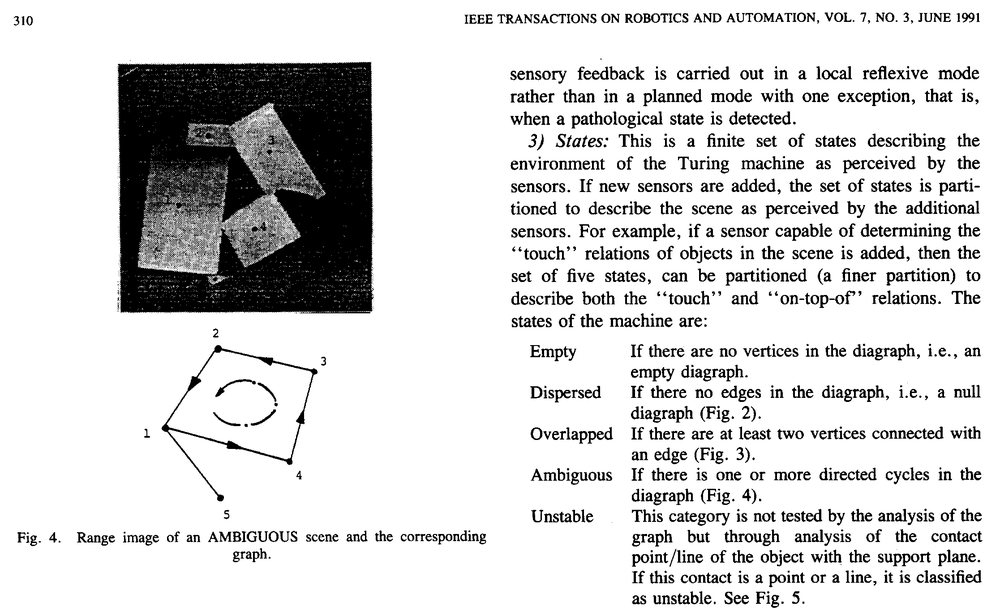
#> input picture Proj3/bitmap.pbm, 1000 x 615 px, shrunk from 2233 x 1374 before the run
$ python trabalho3.py
#> lines starting #> are read from the running program, lines starting #| are printed output that depends on the picture
import scipy
import numpy as np
import matplotlib.pyplot as plt
import cv2 as cv
import subprocess

#lendo imagem original, executando NOT e preparando copias
img = cv.imread('bitmap.pbm',0)
#> img is the input picture: shape (615, 1000); min 0, max 255, mean 215.8
img = cv.bitwise_not(img)
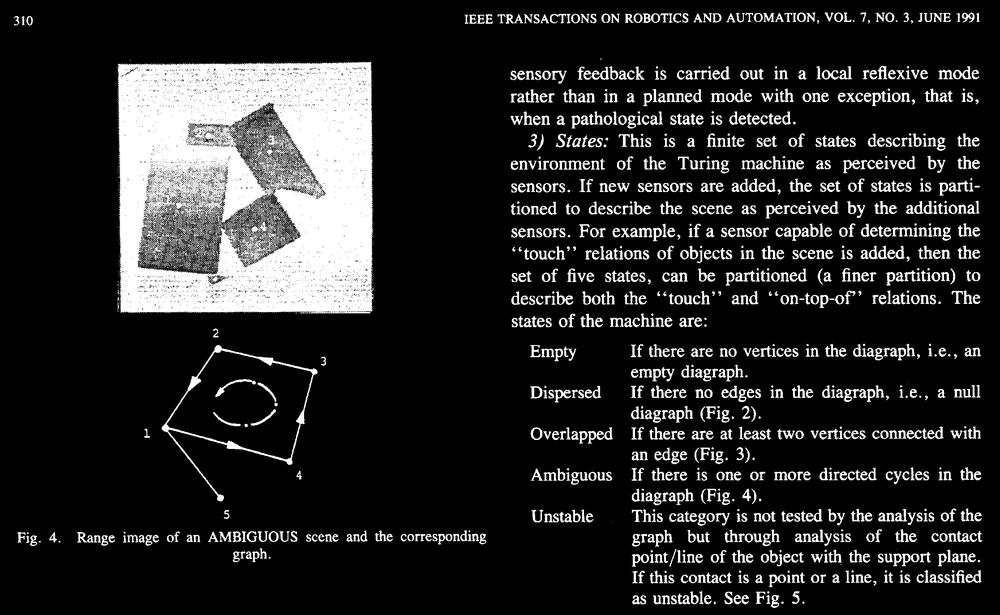
#> img: shape (615, 1000); min 0, max 255, mean 39.2
imgAfter = np.copy(img)
imgAfter2 = np.copy(img)
imgAfter3 = np.copy(img)
imgAfter4 = np.copy(img)
imgAfter5 = np.copy(img)
imgAfter6 = np.copy(img)

#dilatacao do item 1
structuring = np.ones((1,100), np.uint8)
imgAfter = cv.dilate(img,structuring)
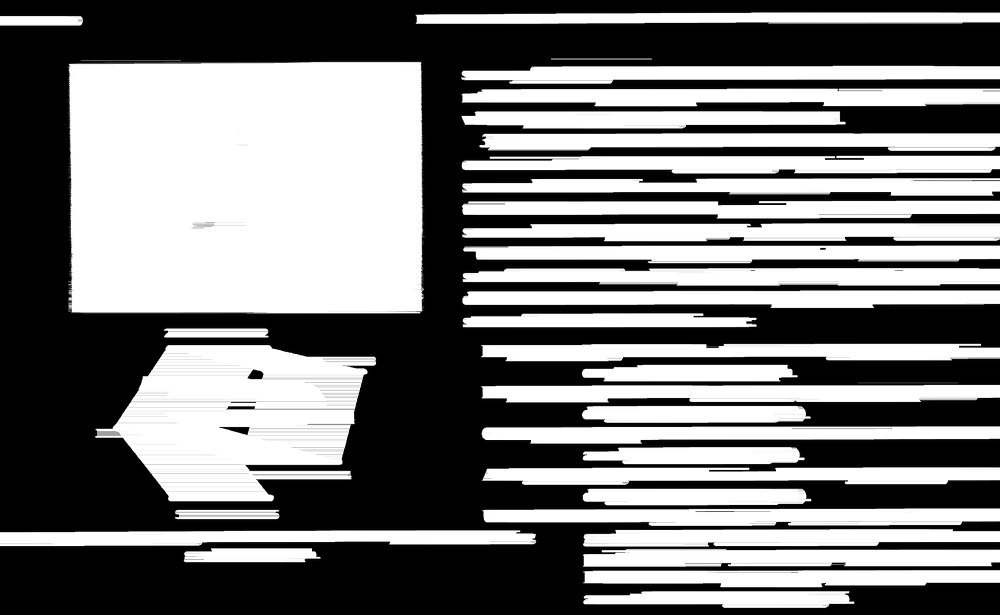
#> imgAfter: shape (615, 1000); min 0, max 255, mean 122.2
cv.imwrite('./imgAfter1.pbm', cv.bitwise_not(imgAfter))
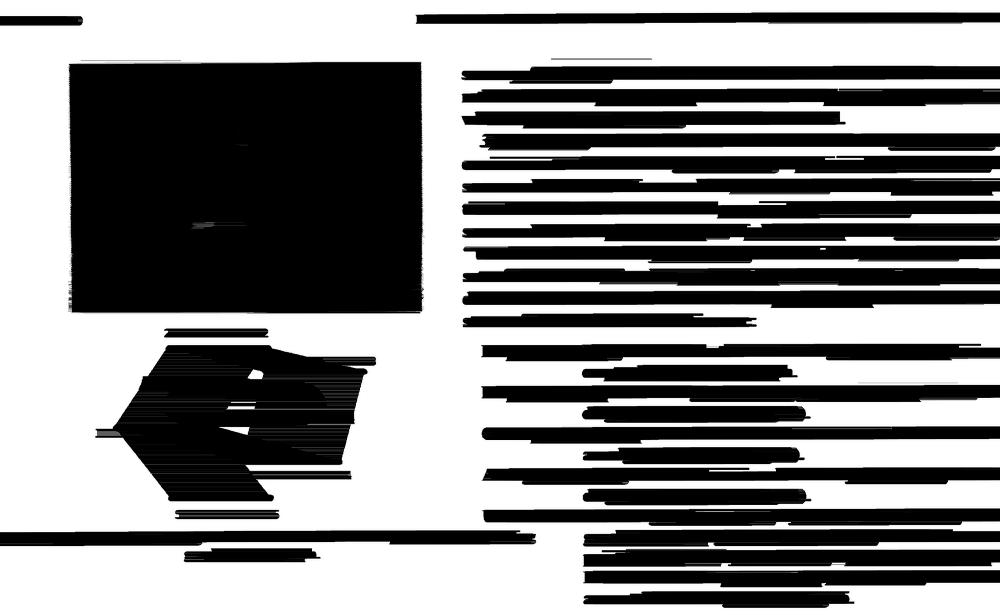
#> saved as imgAfter1.pbm: shape (615, 1000); min 0, max 255, mean 132.8

#erosao do item 2
imgAfter2 = cv.erode(imgAfter,structuring)
cv.imwrite('./imgAfter2.pbm', cv.bitwise_not(imgAfter2))

#dilatacao do item 3
structuring_3 = np.ones((200,1), np.uint8)
imgAfter3 = cv.dilate(img,structuring_3)
cv.imwrite('./imgAfter3.pbm', cv.bitwise_not(imgAfter3))

#erosao do item 4
imgAfter4 = cv.erode(imgAfter3,structuring_3)
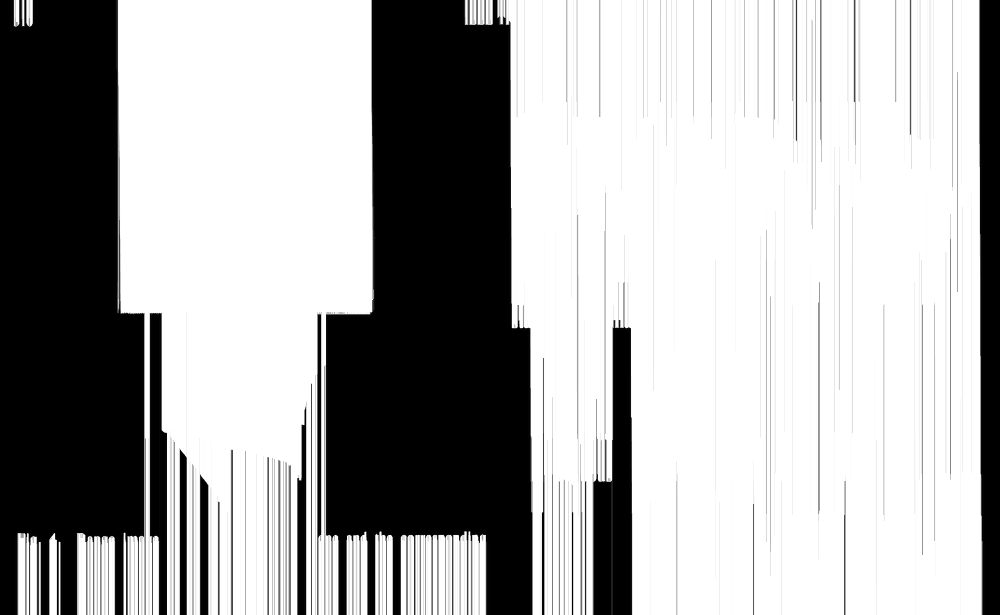
#> imgAfter4: shape (615, 1000); min 0, max 255, mean 170.6
cv.imwrite('./imgAfter4.pbm', cv.bitwise_not(imgAfter4))
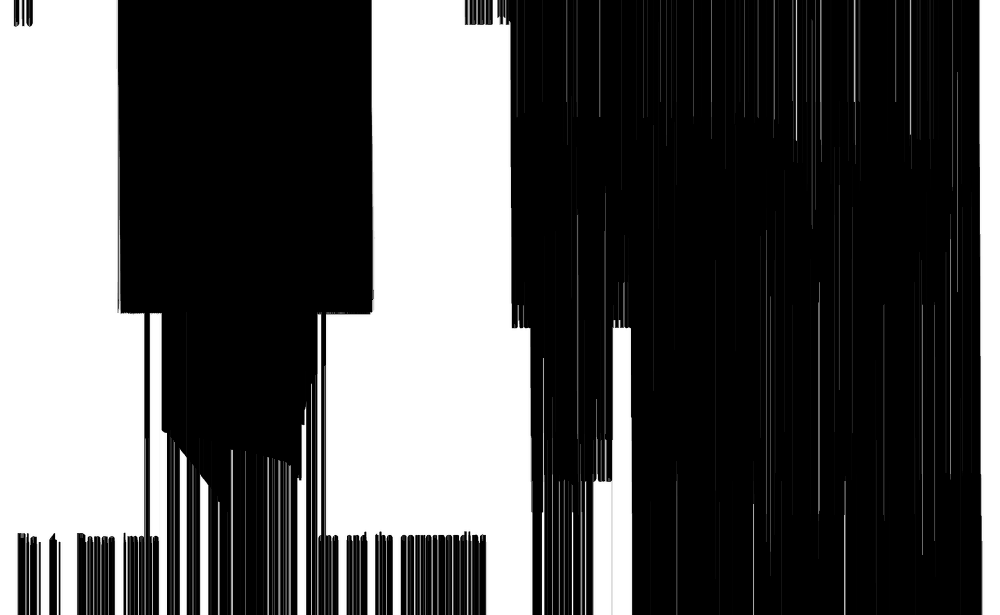
#> saved as imgAfter4.pbm: shape (615, 1000); min 0, max 255, mean 84.4

#AND do item 5
imgAfter5 = cv.bitwise_and(imgAfter2, imgAfter4)
cv.imwrite('./imgAfter5.pbm', cv.bitwise_not(imgAfter5))

#fechamento do item 6
structuring_6 = np.ones((1,30), np.uint8)
imgAfter6 = cv.morphologyEx(imgAfter5, cv.MORPH_CLOSE, structuring_6)
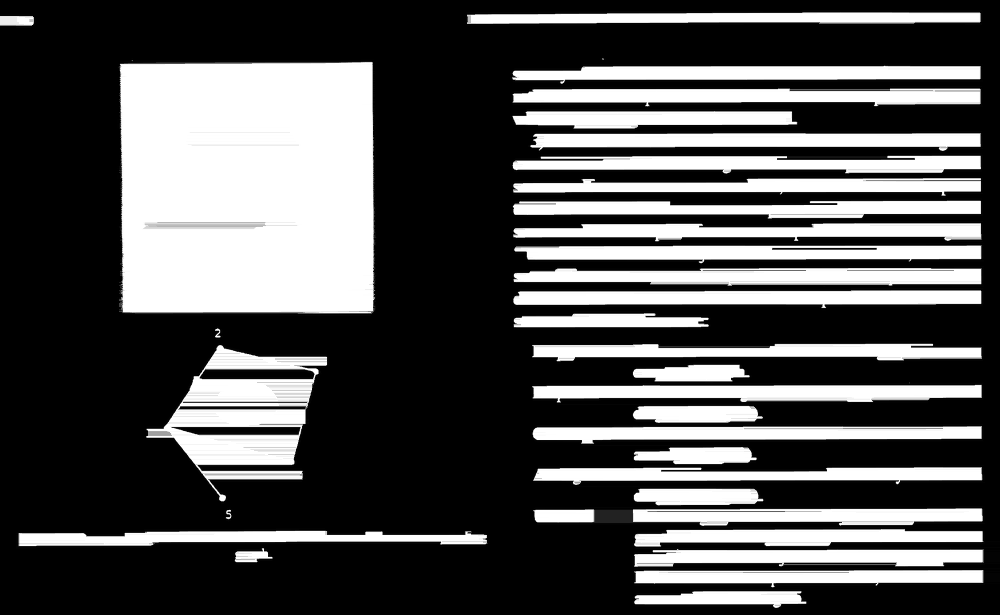
#> imgAfter6: shape (615, 1000); min 0, max 255, mean 83.2
cv.imwrite('./imgAfter6.pbm', cv.bitwise_not(imgAfter6))
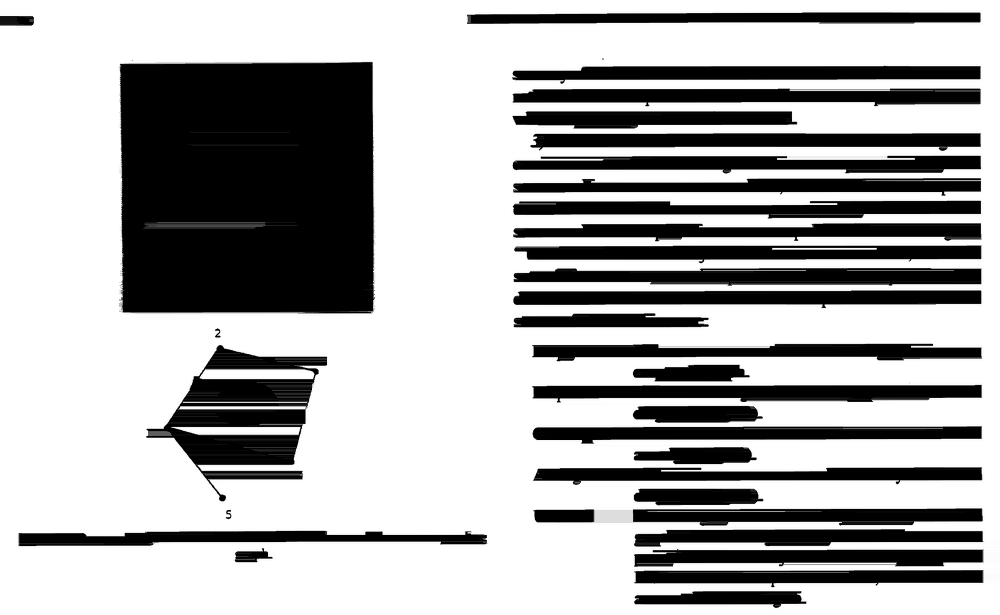
#> saved as imgAfter6.pbm: shape (615, 1000); min 0, max 255, mean 171.8

#chamar software de componentes conexos item 7
subprocess.call(['gcc', '-o', 'comp_conexos', 'comp_conexos.c', '-lm'])
#> (this line was passed over: subprocess is not available in this run)
subprocess.call(['./comp_conexos','./imgAfter6.pbm', './imgAfter7.pbm'])
#> (this line was passed over: subprocess is not available in this run)

#item 8

#saida para deixar claro que acabou
print("Done! Open the folder to check the results!")
